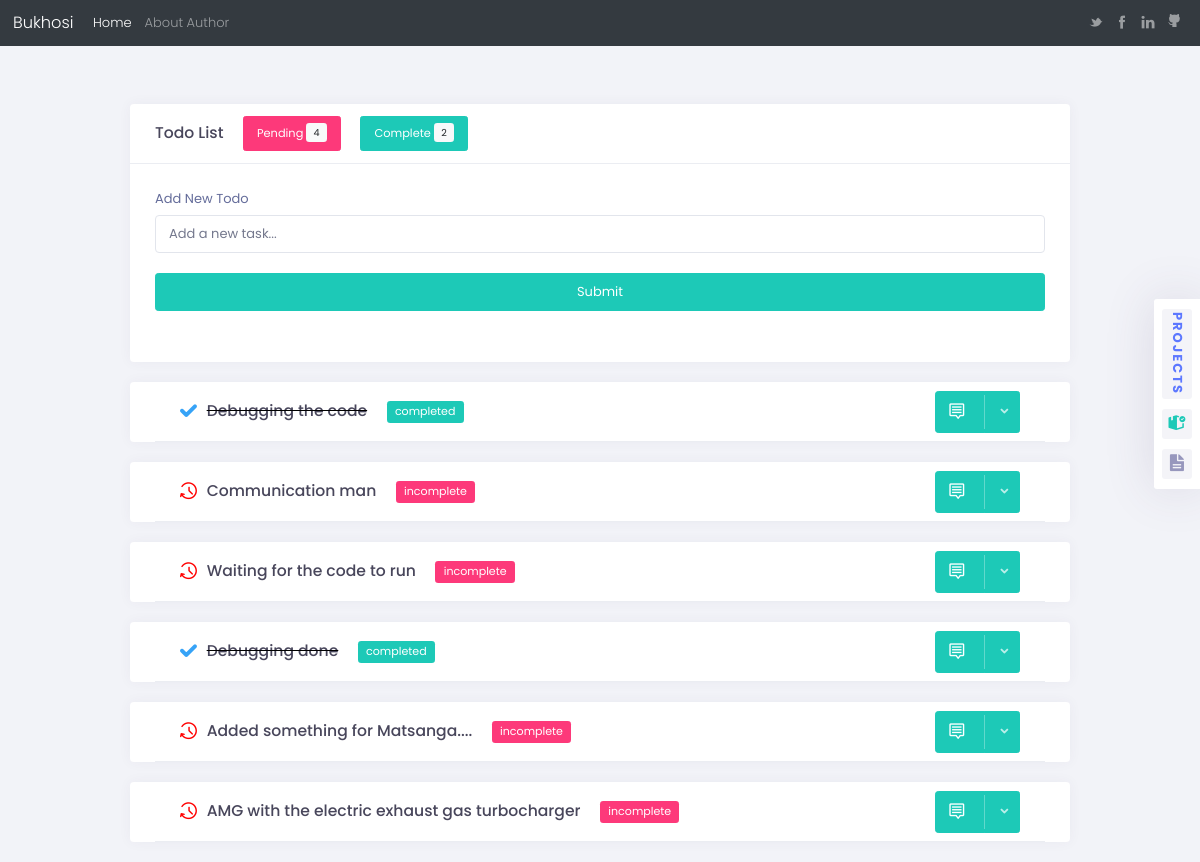
Before: / with the older database file.
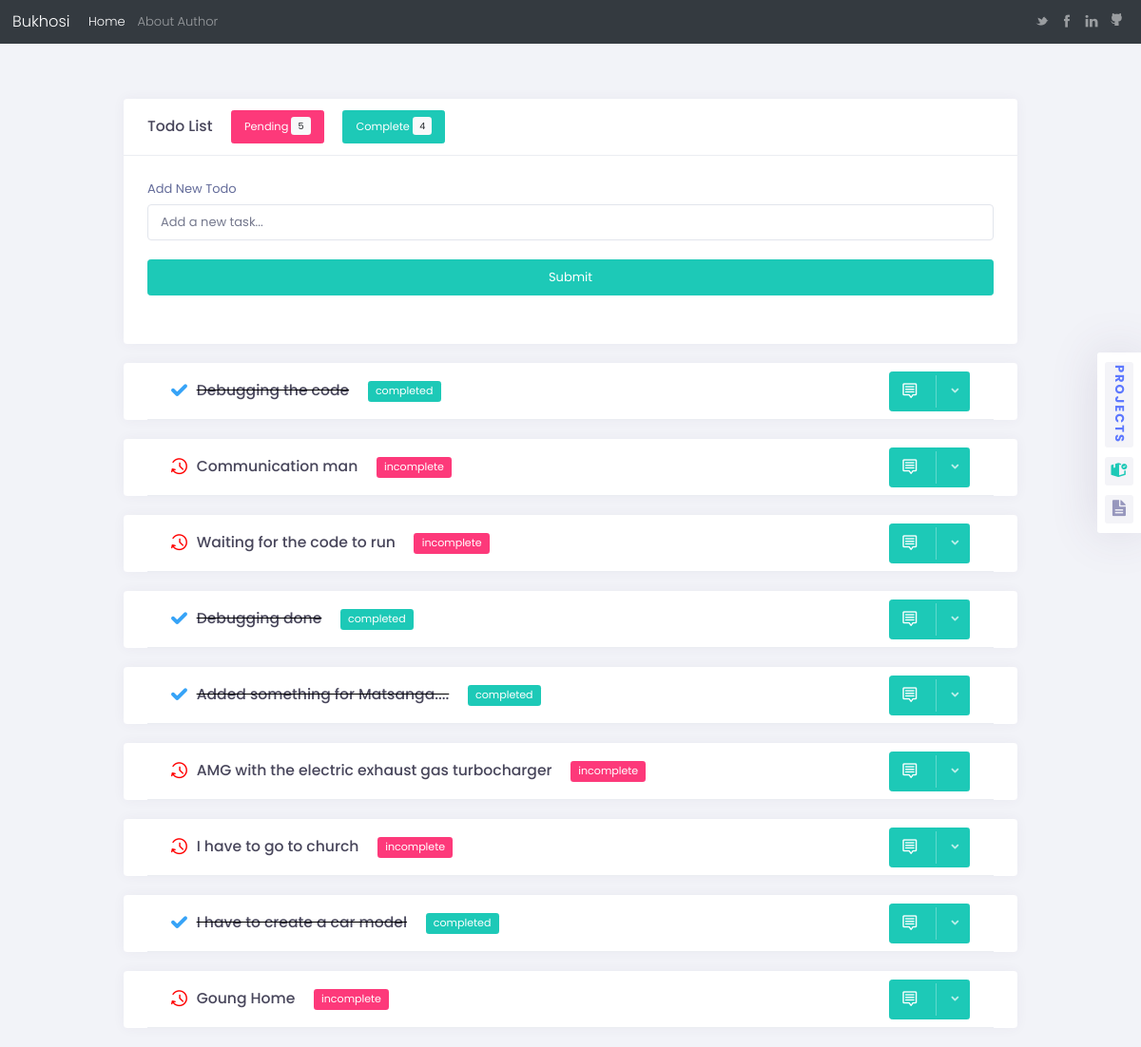
After: the same page with the newer database file.
### tasks/models.py (models this page shows)
class Task(models.Model):
    title = models.CharField(max_length=200)
    complete = models.BooleanField(default=False)
    created = models.DateTimeField(auto_now_add=True)
    description = models.CharField(max_length=200, null=True, blank=True)
    def __str__(self):
        return self.title

### tasks/views.py (the view)
# urls.py: path("", views.index, name="list"),
def  index(request):
    tasks = Task.objects.all()
    form = TaskForm(request.POST)
    if request.method == "POST":
        form = TaskForm(request.POST)
        if form.is_valid():
            form.save()
        return redirect("/")
    complete_task = tasks.filter(complete=True).count()
    pending_task  = tasks.filter(complete=False).count()
    context= {'tasks':tasks, 'form':form, 'complete':complete_task, 'pending':pending_task}
    return render(request, "tasks/list.html", context)

### tasks/forms.py
class TaskForm(forms.ModelForm):
    title = forms.CharField(widget=forms.TextInput(attrs={"placeholder":"Add a new task"}))
    class Meta:
        model =  Task
        fields = "__all__"

### tasks/templates/tasks/list.html (shortened to what the changed rows need)
{% extends "tasks/main.html" %}
{% load static %}
{% block content %}
<div class="container mt-5 mt-5" >
    <div class="kt-portlet ">
        <div class="kt-portlet__head">
            <div class="kt-portlet__head-label">
                <button type="button" class="btn btn-danger btn-sm ml-4">
							Pending  <span class="badge badge-light">{{pending}}</span>
				</button>
                <button type="button" class="btn btn-success btn-sm ml-4">
							Complete  <span class="badge badge-light">{{complete}}</span>
				</button>
            </div>
        </div>
    </div>
</div>
{% for task in tasks %}
<div class="container">
<div class="kt-portlet kt-portlet--collapsed kt-container " data-ktportlet="true" id="kt_portlet_tools_6">
    <div class="kt-portlet__head">
        <div class="kt-portlet__head-label">
            {% if task.complete == True %}
                <span class="kt-portlet__head-icon">
                    <i class="flaticon2-check-mark " style="color:#36a3f7"></i>
                </span>
                <strike style="color:black;">
                <h4 class="kt-portlet__head-title">
                    {{task}}
                </h4>
                </strike>
                <span class="badge badge-success ml-4">completed</span>
            {% else %}
                <span class="kt-portlet__head-icon">
                    <i class="flaticon2-time" style="color:red"></i>
                </span>
                <h4 class="kt-portlet__head-title">
                    {{task}}
                </h4>
                <span class="badge badge-danger ml-4">incomplete</span>
            {% endif %}
        </div>
        <div class="kt-portlet__head-toolbar">
            <div class="kt-portlet__head-group">
                <div class="btn-group">
                    <button type="button" data-ktportlet-tool="toggle" class="btn btn-success">
                        <span class="kt-portlet__head-icon">
                            <i class="flaticon2-rectangular kt-label-font-color-0"></i>
                        </span>
                    </button>
                    <button type="button" class="btn btn-success btn-sm dropdown-toggle dropdown-toggle-split" data-toggle="dropdown" aria-haspopup="true" aria-expanded="false">
                    </button>
                </div>
            </div>
        </div>
    </div>
</div>
</div>
{% endfor%}
{% endblock content %}

Changed rows visible on the page:
changed Task "Added something for Matsanga....": complete "incomplete" → "completed"
added Task: title "I have to go to church"
added Task: title "I have to create a car model"
added Task: title "Goung Home"
Other visible differences:
{{ pending }}: "4" → "5"
{{ complete }}: "2" → "4"
